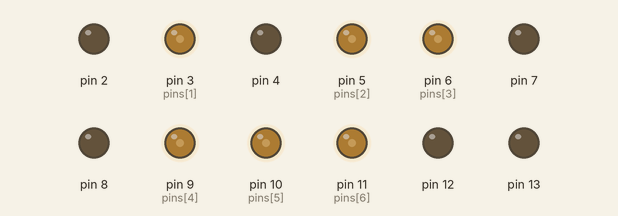
Recording of a sketch running on a simulated Arduino Uno, built with avr-gcc and run on an emulated ATmega328P. On the bench: output pins drawn as LEDs (lit = HIGH). Random numbers use the default seed unless the sketch sets one; pins used as bus, display or sensor lines are not drawn; what the sketch prints to the serial monitor is not drawn.

Above: at 0.1 s.
At 4.45 s:
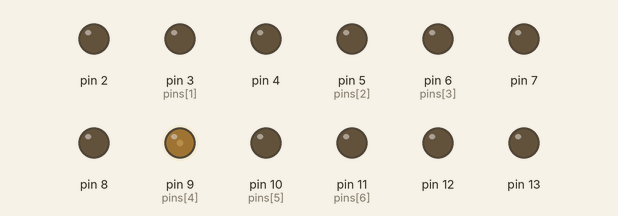
At 8.42 s:
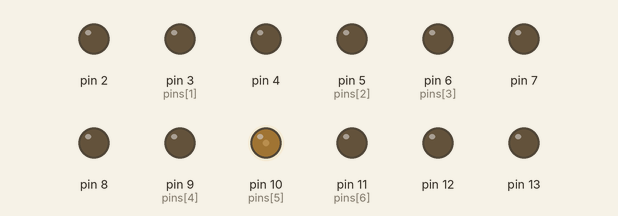
At 16.5 s:
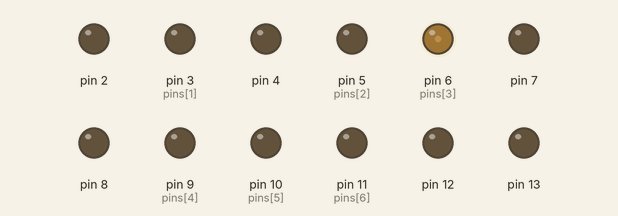
At 25.45 s:
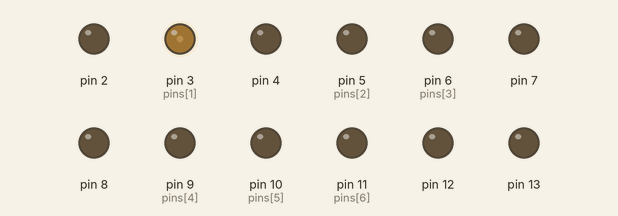
At 35.5 s:
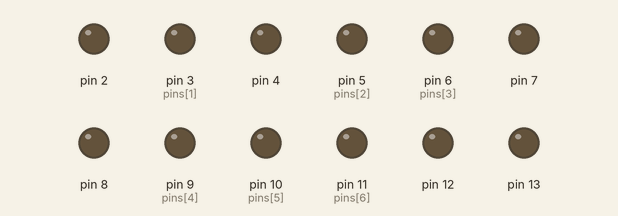
Timing chart, 0 to 40.0 s (numbered marks = the images above):
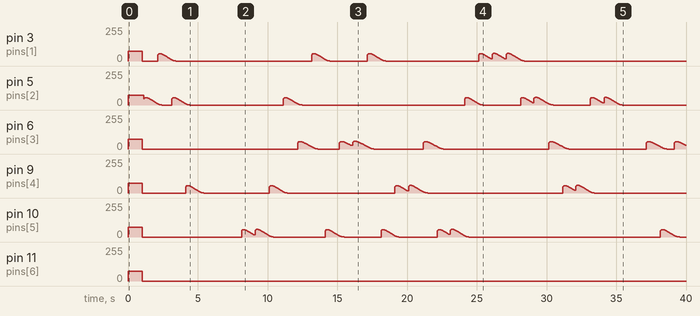

The sketch:

CoolerRanFadeSmoother_copy_20240111081057.ino
```cpp
#include <AsyncDelay.h>

int pins[] =   {1, 3, 5, 6, 9, 10, 11}; //pins to write to
double bright[] = {0, 0, 0, 0, 0, 0}; //brightness levels of pins (make sure its the same size as pins[] as they directly correlate)
double targetBright[] = {0,0,0,0,0,0,0}; //the target brightness of pins
double maxBright = 75;


AsyncDelay delay_ranBright; //These delays are part of a library I found to give me delays that dont pause ALL my code
AsyncDelay delay_lowBright;
AsyncDelay delay_start;

/*
Runs a sorta "starry" ambient effect
It randomly chooses a pin, sets a "target brightness" for its true "brightness" to follow.
All pins, true brightness, and target brightness are stored in 3 arrays.
*/
void setup() {
  randomSeed(analogRead(0)); //Randomizes the seed
  Serial.begin(9600); //Sets up a serial bus thingy for debugging (I was having many problems)
  setUpPins(); //Runs function "setUpPins" that loops through all pins to be an "OUTPUT" and brightens them. Half utility, half debug.
  delay_ranBright.start(1000, AsyncDelay::MILLIS); //Sets up timers to randomly choose LED
  delay_lowBright.start(0, AsyncDelay::MILLIS); //Sets up how fast the LED dim code run (Prefer 0)
  delay_start.start(1000, AsyncDelay::MILLIS); //A delay on how long it takes the main code to run (Also mainly debug so I can see if all my lights are running)


}

void loop() {


  if((delay_lowBright.isExpired()) && (delay_start.isExpired())) //Checks if both timer to start and time to dim is done
  {
    for(int i = 0; i < 8; i++)
    { //i is the pin in the array we write to.
      targetBright[i] = targetBright[i]- 0.4; //subtracts target
      targetBright[i] = constrain(targetBright[i], 0, 255); //constrains it


      bright[i] = lerp(bright[i], targetBright[i], 0.05); //cool linear interpretation of bright->target by 5%
      analogWrite(pins[i], bright[i]); //sets brightness


    }
    delay_lowBright.repeat(); //Resets timer to dim
  }

  Serial.println(bright[3]); //debug

  if(delay_ranBright.isExpired()) //Code for randomly choosing an LED to brighten
  {
    randomBright();

  }
}


void randomBright()
{


  int chooseLight = random(0,6);
  targetBright[chooseLight] = maxBright; //Sets our target brightness to the max
  delay_ranBright.repeat();
}

float lerp(float a, float b, float f) //Lerp code I stole online
{
    return (a * (1.0 - f)) + (b * f);
}

void setUpPins() {
    int LEDPin = 0;
    while(LEDPin < 14) //Loops through all pins to make them outputs and on
    {
      pinMode(LEDPin, OUTPUT);
      analogWrite(LEDPin, maxBright);
      LEDPin++;

    }
}
```

Measured:
- by itself, pin 11 (pins[6]): 75/255 → 0/255 at 1.0 s
